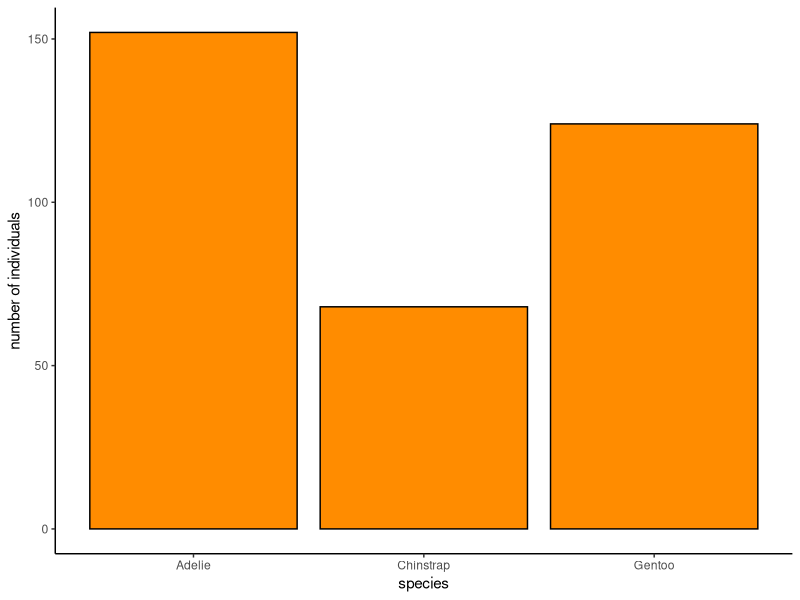
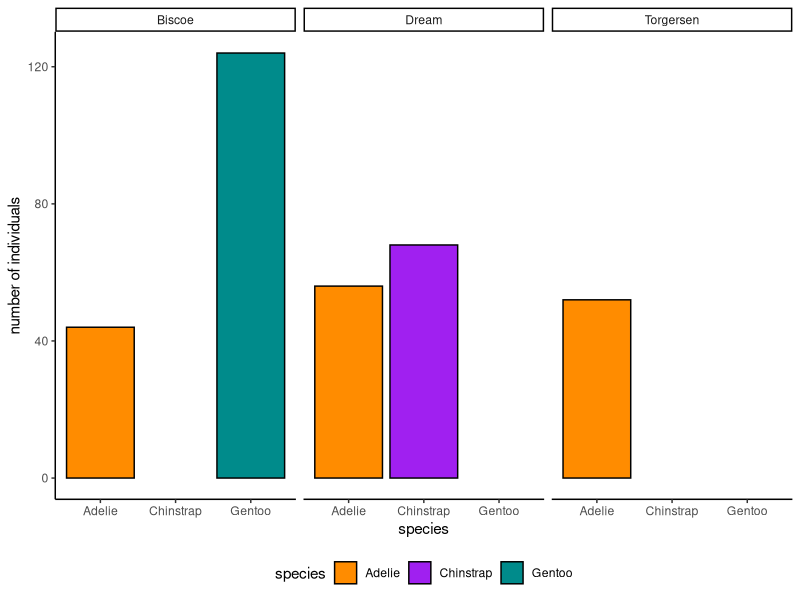
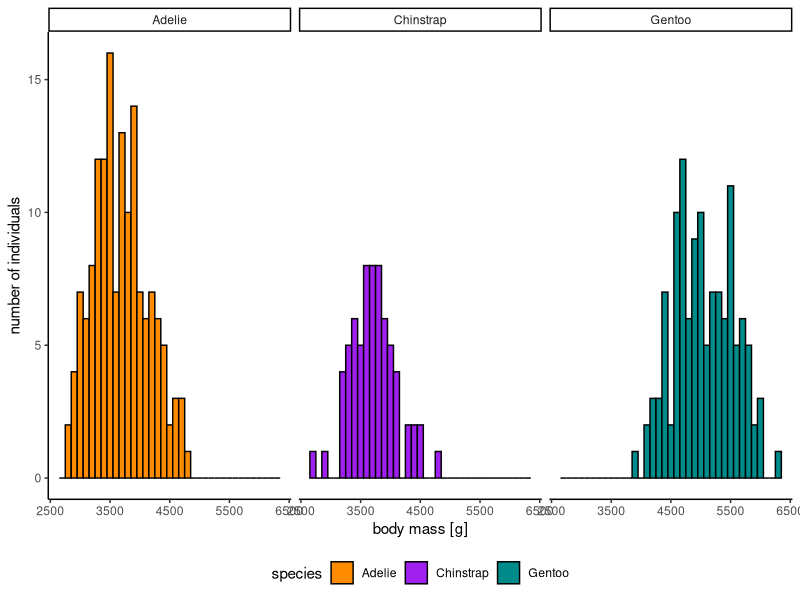
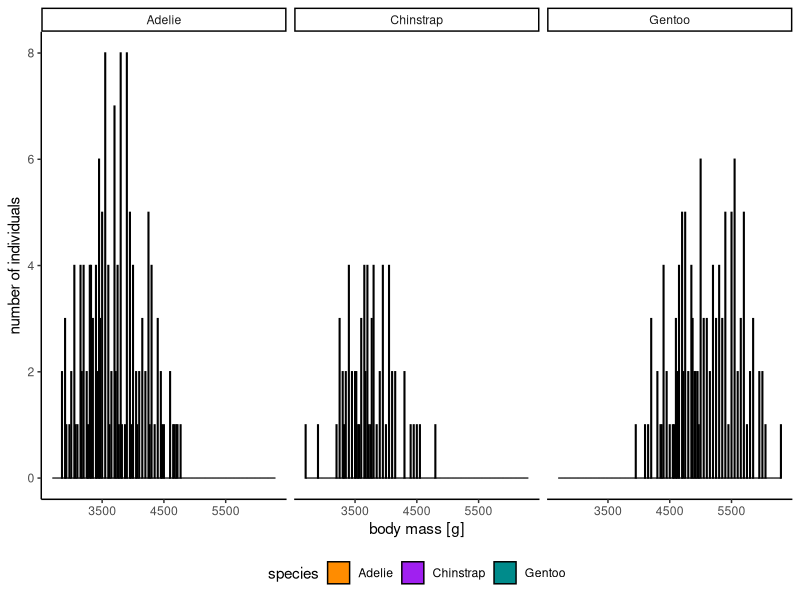
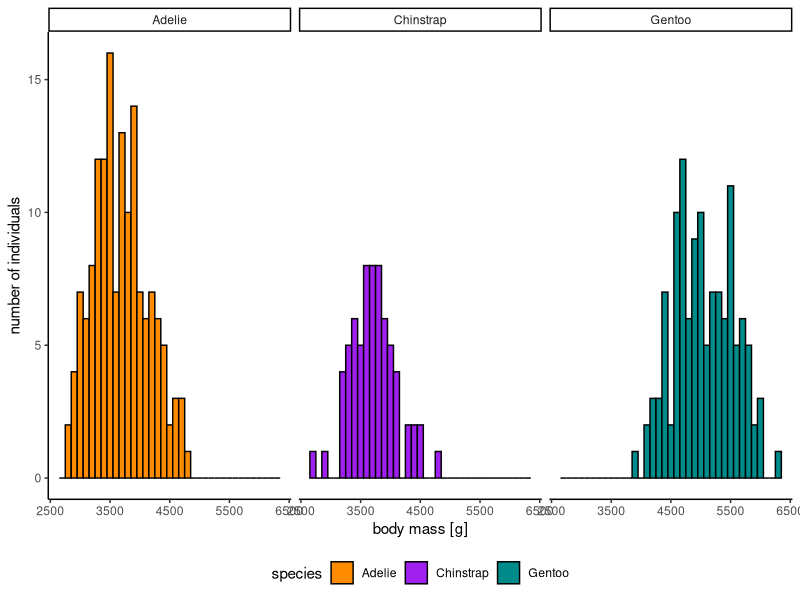
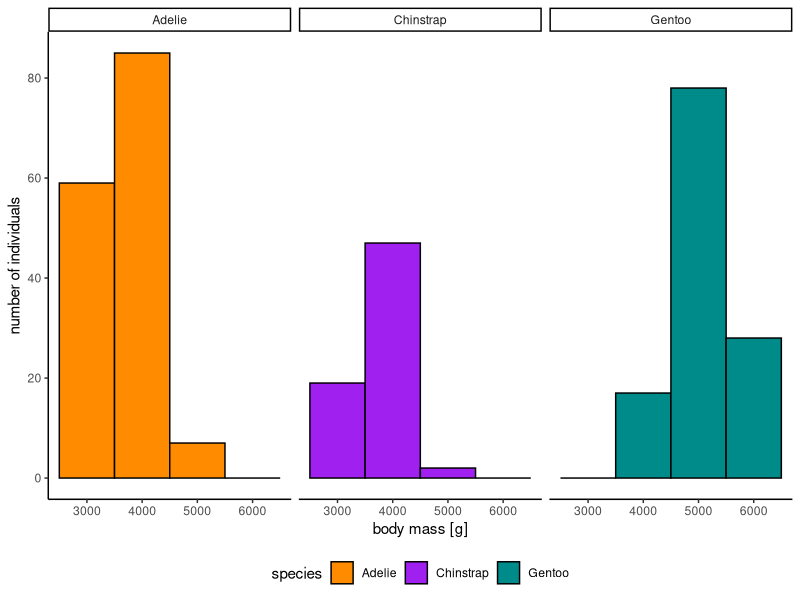
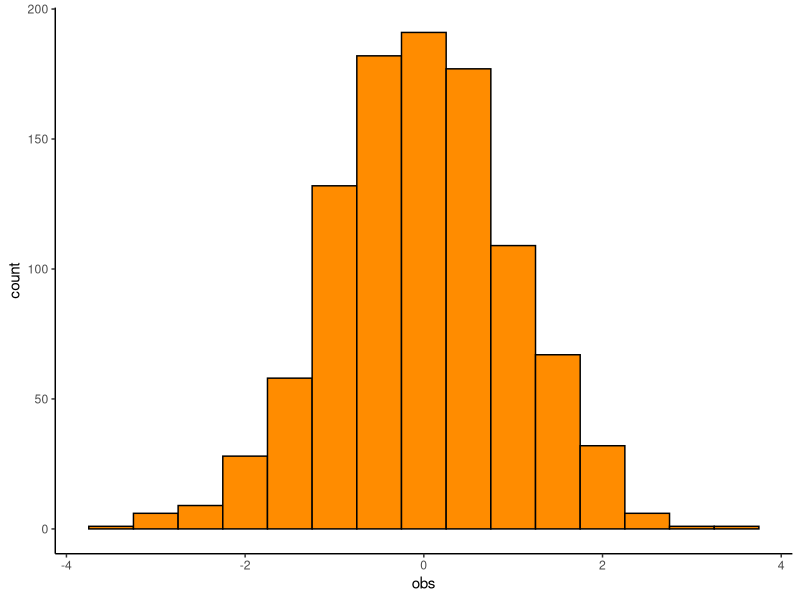
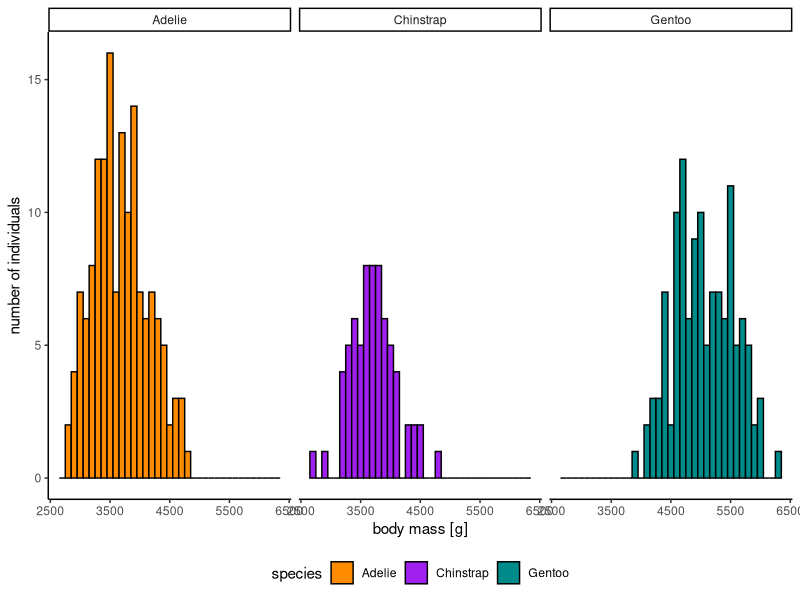

Write the R code that produced these figures, in order.
## ---- chunk 1
#| label: setup
#| include: false

# set options
knitr::opts_chunk$set(
  tidy = FALSE, 
  message = FALSE,
  warning = FALSE)

options(htmltools.dir.version = FALSE)

## ---- chunk 2
#| echo: false

# load libraries for reporting
library(knitr)

# load libraries for data wrangling
library(dplyr)
library(tidyr)
library(tibble)

# load libraries for plotting
library(ggplot2)
library(ggthemes)

# load dataset
library(palmerpenguins)

## ---- chunk 3

# overview of rows and columns
glimpse(penguins)

## ---- chunk 4

# count number of individual per species
penguins %>%
  count(species) %>%
  kable()

## ---- chunk 5

# create frequency table
penguins %>%
  count(species) %>%                 # count number of observations
  mutate(percent = n/sum(n)*100) %>% # calculate percent
  kable(digits = 1)                  # print table with 1 digit

## ---- chunk 6

penguins %>%
  count(sex) %>%
  mutate(percent = n/sum(n)*100) %>%
  kable(digits = 1)

## ---- chunk 7

penguins %>%
  group_by(island) %>%               # group data by island
  count(species) %>%                 # count number of observations in each subset
  pivot_wider(names_from = species,  # create one column per species
              values_from = n) %>%   # add counts per island per island/species
  kable()

## ---- chunk 8
#| label: fig-species
#| fig-cap: "Number of individuals observed per species."


ggplot(penguins, aes(x = species)) +  # specify data frame and column name to plot on x-axis
  geom_bar(stat = "count",            # define chart type as bar plot
           color = "black",           # define color of bar lines
           fill = "darkorange") +     # define color of bars
  labs(x = "species",                 # x axis label
       y = "number of individuals") + # y axis label
  theme_classic()

## ---- chunk 9
#| label: fig-species-island
#| fig-cap: "Number of individuals observed per species on each island."


# define colors to use
col <- c("darkorange", "purple", "cyan4")


ggplot(penguins,                             # define data set to plot
       aes(x = species,                      # define variables to plot on x axis
           fill = species)) +                # color code bars by species
  geom_bar(stat = "count",                   # define chart type as bar plot
           color = "black") +         
  facet_grid(. ~ island) +                   # create separate plots per island
  scale_fill_manual(values = col) +          # define colors for fill
  labs(x = "species",                        # x axis label
       y = "number of individuals") +        # y axis label
  theme_classic() +
  theme(legend.position = "bottom")          # place legend underneath figure


## ---- chunk 10
#| label: fig-body-mass
#| fig-cap: "Distribution of body weight for each species."

ggplot(penguins, aes(x = body_mass_g,        # define data set & variable on x-axis
                     fill = species)) +      # color code by species
  geom_histogram(binwidth = 100,             # define bin width
                 color = "black") +
  facet_grid(. ~ species) +                  # create separate plot per species
  scale_fill_manual(values = col) +          # define color palette
  labs(x = "body mass [g]",                  # x-axis title
       y = "number of individuals") +        # y-axis title
  theme_classic() +
  theme(legend.position = "bottom")

## ---- chunk 11

# try a small bin size
ggplot(penguins, aes(x = body_mass_g,        # define data set & variable on x-axis
                     fill = species)) +      # color code by species
  geom_histogram(binwidth = 10,             # define bin width
                 color = "black") +
  facet_grid(. ~ species) +                  # create separate plot per species
  scale_fill_manual(values = col) +          # define color palette
  labs(x = "body mass [g]",                  # x-axis title
       y = "number of individuals") +        # y-axis title
  theme_classic() +
  theme(legend.position = "bottom")

# try a large bin size
ggplot(penguins, aes(x = body_mass_g,        # define data set & variable on x-axis
                     fill = species)) +      # color code by species
  geom_histogram(binwidth = 100,             # define bin width
                 color = "black") +
  facet_grid(. ~ species) +                  # create separate plot per species
  scale_fill_manual(values = col) +          # define color palette
  labs(x = "body mass [g]",                  # x-axis title
       y = "number of individuals") +        # y-axis title
  theme_classic() +
  theme(legend.position = "bottom")

# try a REALLY LARGE bin size
ggplot(penguins, aes(x = body_mass_g,        # define data set & variable on x-axis
                     fill = species)) +      # color code by species
  geom_histogram(binwidth = 1000,             # define bin width
                 color = "black") +
  facet_grid(. ~ species) +                  # create separate plot per species
  scale_fill_manual(values = col) +          # define color palette
  labs(x = "body mass [g]",                  # x-axis title
       y = "number of individuals") +        # y-axis title
  theme_classic() +
  theme(legend.position = "bottom")

## ---- chunk 12
#| label: fig-norm-dist
#| fig-cap: "Distribution of 1,000 observations randomly drawn from a normal distribution with mean = 0 and standard deviation = 1."

# randomly draw values from a specified normal distribution
df <- rnorm(n = 1000,   # set number of observations
            mean = 0,   # determine mean
            sd = 1) %>% # set standard deviation
  as.data.frame() %>%
  setNames("obs")

# plot histogram
ggplot(df, aes(x = obs)) +
  geom_histogram(binwidth = 0.5,
                 color = "black", fill = "darkorange") +
  theme_classic()


## ---- chunk 13
#| label: fig-weight-histog-I
#| fig-cap: "Distribution of body weight for Adelie, Chinstrap, and Gentoo penguins. Weights are binned in 100g increments."

ggplot(penguins, aes(x = body_mass_g,        # define data set & variable on x-axis
                     fill = species)) +      # color code by species
  geom_histogram(binwidth = 100,             # define bin width
                 color = "black") +
  facet_grid(. ~ species) +                  # create separate plot per species
  scale_fill_manual(values = col) +          # define color palette
  labs(x = "body mass [g]",                  # x-axis title
       y = "number of individuals") +        # y-axis title
  theme_classic() +
  theme(legend.position = "bottom")

## ---- chunk 14
#| label: fig-weight-histog-II
#| fig-cap: "Distribution of body weight for Adelie, Chinstrap, and Gentoo penguins. Weights are binned in 250g increments."

ggplot(penguins, aes(x = body_mass_g,        # define data set & variable on x-axis
                     fill = species)) +      # color code by species
  geom_histogram(binwidth = 250,             # define bin width
                 color = "black") +
  facet_grid(. ~ species) +                  # create separate plot per species
  scale_fill_manual(values = col) +          # define color palette
  labs(x = "body mass [g]",                  # x-axis title
       y = "number of individuals") +        # y-axis title
  theme_classic() +
  theme(legend.position = "bottom")

## ---- chunk 15
#| label: fig-weight-histog-sex
#| fig-cap: "Distribution of body weight for male and female Adelie, Chinstrap, and Gentoo penguins. Weights are binned in 150g increments."

ggplot(penguins, aes(x = body_mass_g,        # define data set & variable on x-axis
                     fill = species)) +      # color code by species
  geom_histogram(binwidth = 150,             # define bin width
                 color = "black") +
  facet_grid(sex ~ species) +                  # create separate plot per species and sex
  scale_fill_manual(values = col) +          # define color palette
  labs(x = "body mass [g]",                  # x-axis title
       y = "number of individuals") +        # y-axis title
  theme_classic() +
  theme(legend.position = "bottom")

## ---- chunk 16

# use a small sample size
df <- rnorm(n = 10,   # set number of observations
            mean = 0,   # determine mean
            sd = 1) %>% # set standard deviation
  as.data.frame() %>%
  setNames("obs")

# plot histogram
ggplot(df, aes(x = obs)) +
  geom_histogram(binwidth = 0.25,
                 color = "black", fill = "darkorange") +
  theme_classic()

# use a medium size sample size
df <- rnorm(n = 100,   # set number of observations
            mean = 0,   # determine mean
            sd = 1) %>% # set standard deviation
  as.data.frame() %>%
  setNames("obs")

# plot histogram
ggplot(df, aes(x = obs)) +
  geom_histogram(binwidth = 0.25,
                 color = "black", fill = "darkorange") +
  theme_classic()

# use a large size sample size
df <- rnorm(n = 1000,   # set number of observations
            mean = 0,   # determine mean
            sd = 1) %>% # set standard deviation
  as.data.frame() %>%
  setNames("obs")

# plot histogram
ggplot(df, aes(x = obs)) +
  geom_histogram(binwidth = 0.25,
                 color = "black", fill = "darkorange") +
  theme_classic()


# use a REALLY large size sample size
df <- rnorm(n = 10000,   # set number of observations
            mean = 0,   # determine mean
            sd = 1) %>% # set standard deviation
  as.data.frame() %>%
  setNames("obs")

# plot histogram
ggplot(df, aes(x = obs)) +
  geom_histogram(binwidth = 0.25,
                 color = "black", fill = "darkorange") +
  theme_classic()

## ---- chunk 17

penguins %>%                                                       # define data frame
  group_by(species) %>%                                            # create subsets by species
  summarize(mean_body_mass = mean(body_mass_g, na.rm = TRUE)) %>%  # calculate mean
  kable(digits = 1)                                                # print table

## ---- chunk 18

penguins %>%                                                           # define data frame
  group_by(species) %>%                                                # create subsets by species
  summarize(mean_body_mass = mean(body_mass_g, na.rm = TRUE),          # calculate mean
            median_body_mass = median(body_mass_g, na.rm = TRUE)) %>%  # calculate median
  kable(digits = 1)                                                    # print table

## ---- chunk 19

penguins %>%                                                           # define data frame
  group_by(species) %>%                                                # create subsets by species
  summarize(mean_body_mass = mean(body_mass_g, na.rm = TRUE),          # calculate mean
            median_body_mass = median(body_mass_g, na.rm = TRUE),      # calculate median
            min_body_mass = min(body_mass_g, na.rm = TRUE),            # determine largest value
            max_body_mass = max(body_mass_g, na.rm = TRUE)) %>%        # determine largest value
  kable(digits = 1) 

## ---- chunk 20
#| label: fig-body-mass-jitter
#| fig-cap: "Observed body weight for Adelie, Chinstrap, and Gentoo pengiuns."

ggplot(penguins, aes(x = body_mass_g, y = species, fill = species)) +
  geom_jitter(size = 3, shape = 21, alpha = .4, height = .1) +
  scale_fill_manual(values = col) +
  labs(x = "body mass [g]", y = "species") +
  theme_classic() +
  theme(legend.position = "none")

## ---- chunk 21
#| label: fig-deviation-mean
#| fig-cap: "Body weights for Chinstrap penguins. Red line indicates mean body mass. Black lines denote the deviation from the mean for each observation."

# create data frame with only chinstrap penguins
chinstrap <- penguins %>%
  filter(species == "Chinstrap") %>%
  rownames_to_column("indv")

# plot all observed weights
ggplot(chinstrap, aes(x = body_mass_g, y = indv)) +
  geom_vline(aes(xintercept = mean(body_mass_g, na.rm = TRUE)), 
             color = "darkred", size = 1) +
  geom_segment(aes(x = body_mass_g, xend = mean(body_mass_g),
                   yend = indv)) +
  geom_point(size = 3, shape = 21, alpha = .5, fill = "cyan4") +
  labs(x = "body mass [g]") +
  theme_classic() +
  theme(axis.title.y = element_blank(),
        axis.text.y = element_blank(),
        axis.ticks.y = element_blank())

## ---- chunk 22

penguins %>%                                                           # define data frame
  group_by(species) %>%                                                # create subsets by species
  summarize(mean_body_mass = mean(body_mass_g, na.rm = TRUE),          # calculate mean
            median_body_mass = median(body_mass_g, na.rm = TRUE),      # calculate median
            min_body_mass = min(body_mass_g, na.rm = TRUE),            # determine largest value
            max_body_mass = max(body_mass_g, na.rm = TRUE),            # determine largest value
            var_body_mass = var(body_mass_g, na.rm = TRUE)) %>%         # calculate variance
  kable(digits = 1) 

## ---- chunk 23

penguins %>%                                                           # define data frame
  group_by(species) %>%                                                # create subsets by species
  summarize(mean_body_mass = mean(body_mass_g, na.rm = TRUE),          # calculate mean
            median_body_mass = median(body_mass_g, na.rm = TRUE),      # calculate median
            min_body_mass = min(body_mass_g, na.rm = TRUE),            # determine largest value
            max_body_mass = max(body_mass_g, na.rm = TRUE),            # determine largest value
            var_body_mass = var(body_mass_g, na.rm = TRUE),            # calculate variance
            std_body_mass = sd(body_mass_g, na.rm = TRUE)) %>%         # calculate standard deviation
  kable(digits = 1) 

